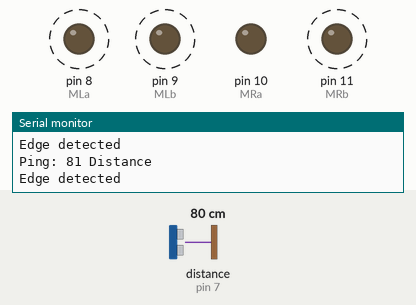
A sketch run on a simulated Arduino Uno, built with avr-gcc and run on an emulated ATmega328P. Parts: output pins drawn as LEDs (lit = HIGH), the last lines printed to the serial monitor. Dashed ring = blinking. Inputs (shaded band) come from the test bench; at power-on: distance to the obstacle (sensor on pin 7) 80 cm. The echo pulse lasts 58.3 µs per cm.

Above: at 1.86 s.
2.6 s: distance to the obstacle (sensor on pin 7) set to 6 cm
6.1 s: distance to the obstacle (sensor on pin 7) set to 3 cm
At 6.5 s:
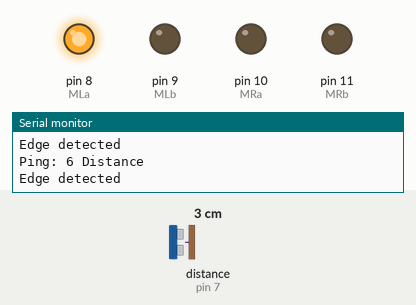
At 7.7 s:
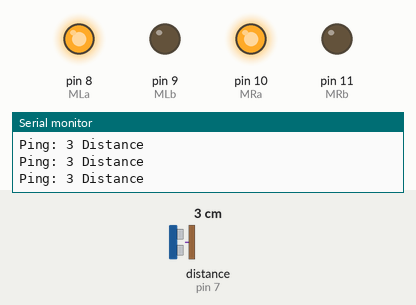
8.4 s: distance to the obstacle (sensor on pin 7) set to 9 cm
At 8.55 s:
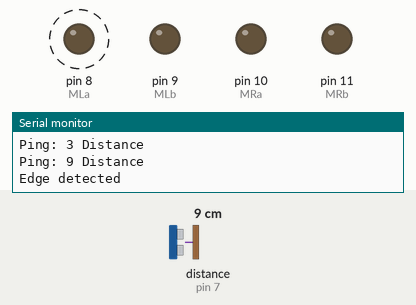
Timing chart, 0 to 17.9 s (numbered marks = the images above; inputs shaded):
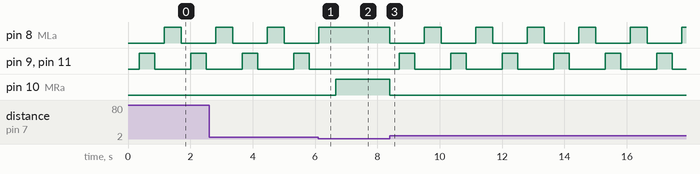

The sketch:

build_a_edge_avoiding_robot_using_Ultrasonic.ino
```cpp
#include<NewPing.h>

#define MLa 8                   //left motor 1st pin
#define MLb 9                  //left motor 2nd pin
#define MRa 10               //right motor 1st pin
#define MRb 11               //right motor 2nd pin

#define TRIGGER_PIN  6  // Arduino pin tied to trigger pin on the ultrasonic sensor.
#define ECHO_PIN     7  // Arduino pin tied to echo pin on the ultrasonic sensor.
#define MAX_DISTANCE 500 // Maximum distance we want to ping for (in centimeters). Maximum sensor distance is rated at 400-500Distance.

NewPing sonar(TRIGGER_PIN, ECHO_PIN, MAX_DISTANCE); // NewPing setup of pins and maximum distance.

void setup() {
  // put your setup code here, to run once:
Serial.begin(9600);
pinMode(MLa, OUTPUT);
pinMode(MLb, OUTPUT);
pinMode(MRa, OUTPUT);
pinMode(MRb, OUTPUT);
}

int Distance = 0;
void loop() {

  delay(50);                     // Wait 50ms between pings (about 20 pings/sec). 29ms should be the shortest delay between pings.
  Distance = sonar.ping_cm();
  Serial.print("Ping: ");
  Serial.print(Distance); // Send ping, get distance in Distance and print result (0 = outside set distance range)
  Serial.println(" Distance");

  if(Distance > 4){
    Serial.println("Edge detected");
    digitalWrite(MLa, LOW);
    digitalWrite(MLb, LOW);
    digitalWrite(MRa, LOW);
    digitalWrite(MRb, LOW);
    delay(300);
    digitalWrite(MLa, LOW);
    digitalWrite(MLb, HIGH);
    digitalWrite(MRa, LOW);
    digitalWrite(MRb, HIGH);
    delay(500);
    digitalWrite(MLa, LOW);
    digitalWrite(MLb, LOW);
    digitalWrite(MRa, LOW);
    digitalWrite(MRb, LOW);
    delay(300);
    digitalWrite(MLa, HIGH);
    digitalWrite(MLb, LOW);
    digitalWrite(MRa, LOW);
    digitalWrite(MRb, LOW);
    delay(500);
  }
  else
  {
    digitalWrite(MLa, HIGH);
    digitalWrite(MLb, LOW);
    digitalWrite(MRa, HIGH);
    digitalWrite(MRb, LOW);
  }
}
```

Measured:
- the behaviour switches between 5 and 4 cm on distance to the obstacle (sensor on pin 7) (found by bisection; images 0 and 1)
- after the input at 6.1 s, pin 8 (MLa): goes on until 6.1 s, then stays HIGH; pin 9 (MLb), pin 11 (MRb): stays LOW (without the input it goes to HIGH after 0.87 s); pin 10 (MRa): LOW → HIGH after 0.57 s
- after the input at 8.4 s, pin 8 (MLa): alternates HIGH for 0.55 s and LOW for 1.1 s, starting at once; pin 9 (MLb), pin 11 (MRb): alternates HIGH for 0.50 s and LOW for 1.2 s, starting after 0.30 s; pin 10 (MRa): HIGH → LOW at once
- by itself, pin 8 (MLa): alternates HIGH for 0.55 s and LOW for 1.1 s
- by itself, pin 9 (MLb), pin 11 (MRb): alternates HIGH for 0.50 s and LOW for 1.2 s
